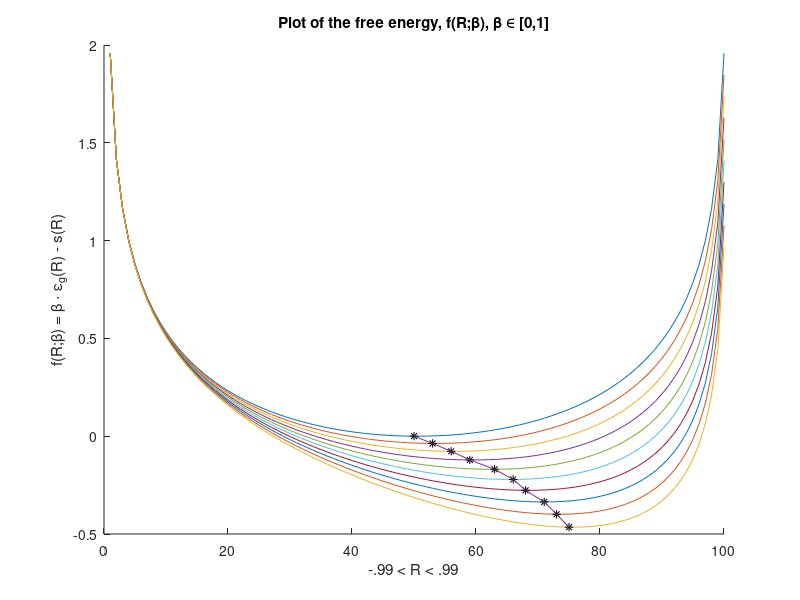
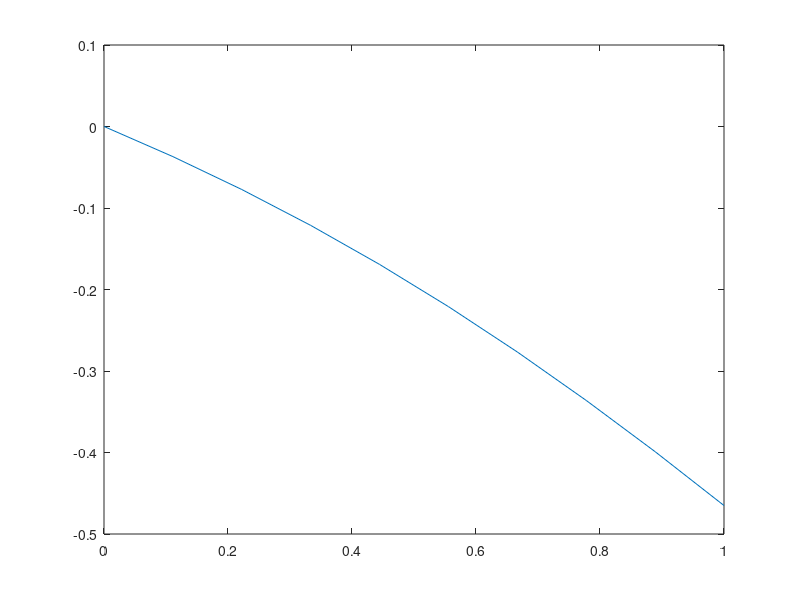

The MATLAB source for these figures, in order:
% A script simulating the behavior of a single student neuron.

% For a fixed value of beta_tilde
minimum_array = cell(10,1);
i = 1;
for beta_tilde = linspace(0,1,10)
   j = 1;
   f = zeros(100,1);
   min_x = inf;
   min_y = inf;
   % We take 100 values of R between 
   for R = linspace(-.99,.99)
       % The entropy as a function of R, in the case of a single neuron
       S_R = (1/2) * log(1 - R*R);
       % The generalization error as a function of R
       epsilon_R = -2*(R/4 + (sqrt(1 - R*R))/(2*pi) + (R/(2*pi))*asin(R));
       % f(R) is the free energy in the system as a function of R
       f(j) = beta_tilde * epsilon_R - S_R;    
       if f(j) < min_y
          min_y = f(j);
          min_x = j;
       end
       j = j + 1;
   end
   minimum_array{i} = [min_x,min_y]; 
   hold on
   % Plot the function and the minimum
   plot(f);  
   plot(min_x, min_y, 'black*')
   i = i + 1;
end
title('Plot of the free energy, f(R;\beta), \beta \in [0,1]')
xlabel('-.99 < R < .99') % x-axis label
ylabel('f(R;\beta) = \beta \cdot \epsilon_g(R) - s(R)') % y-axis label
x = zeros(length(minimum_array),1);
y = zeros(length(minimum_array),1);
for k = 1:length(minimum_array)
   point = minimum_array{k};
   x(k) = point(1);
   y(k) = point(2); 
end
% plot the minimum values as a result of the 
plot(x,y)
hold off
figure()
title('Plot of the minimum value of the free energy for each \beta')
ylabel('y_{min}')
xlabel('\beta')
plot(linspace(0,1,10),y);

% You could also plot the R-value vs. beta~ in the end, or - actually - the resulting
% epsilon_g vs. beta~ as the "learning curve". 

